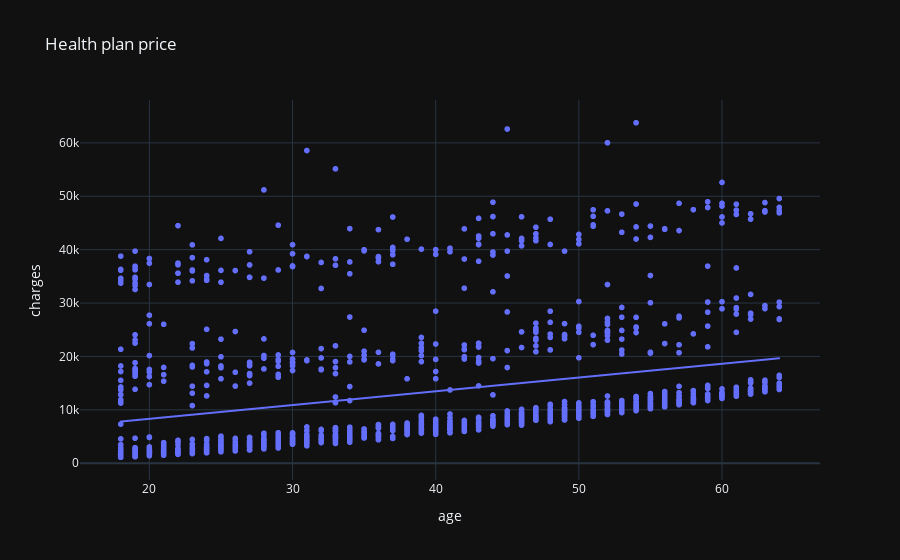

The cell this chart's notebook holds for it:
### Markdown cell above
### Scattter

### Code cell
fig = px.scatter(dataframe, x="age", y="charges", title="Health plan price", trendline='ols')
fig.show()

### Figure 1 — Plotly figure (JSON) as saved in the notebook; plotly's stock layout.template omitted (floating-point values rounded to 4 significant figures; data arrays with more than 128 entries replaced by an {"elided": "..."} marker saying what was removed)
{"data": [{"hovertemplate": "age=%{x}<br>charges=%{y}<extra></extra>", "legendgroup": "", "marker": {"color": "#636efa", "symbol": "circle"}, "mode": "markers", "name": "", "showlegend": false, "x": {"elided": "1338 int values"}, "xaxis": "x", "y": {"elided": "1338 float values"}, "yaxis": "y", "type": "scattergl"}, {"hovertemplate": "<b>OLS trendline</b><br>charges = 257.723 * age + 3165.89<br>R<sup>2</sup>=0.089406<br><br>age=%{x}<br>charges=%{y} <b>(trend)</b><extra></extra>", "legendgroup": "", "marker": {"color": "#636efa", "symbol": "circle"}, "mode": "lines", "name": "", "showlegend": false, "x": {"elided": "1338 int values"}, "xaxis": "x", "y": {"elided": "1338 float values"}, "yaxis": "y", "type": "scattergl"}], "layout": {"xaxis": {"anchor": "y", "domain": [0.0, 1.0], "title": {"text": "age"}}, "yaxis": {"anchor": "x", "domain": [0.0, 1.0], "title": {"text": "charges"}}, "legend": {"tracegroupgap": 0}, "title": {"text": "Health plan price"}}}
